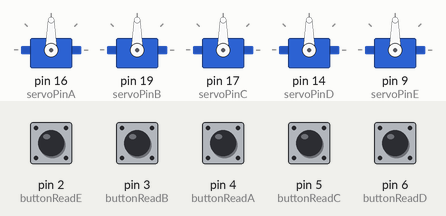
The sketch below on a simulated Arduino Uno, built with avr-gcc and run on an emulated ATmega328P. Parts: 5 × servo. Inputs (shaded band) come from the test bench; at power-on: pin 2 (buttonReadE), pin 3 (buttonReadB), pin 4 (buttonReadA), pin 5 (buttonReadC), pin 6 (buttonReadD) LOW. What the sketch prints to the serial monitor is not drawn.

Above: at 1.2 s.
1.3 s: pin 2 (buttonReadE) pulled HIGH for 0.15 s
At 4.0 s:
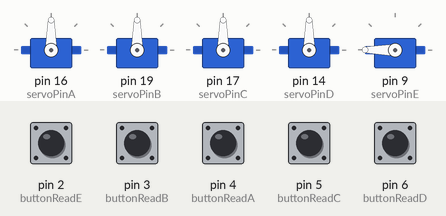
4.3 s: pin 4 (buttonReadA) pulled HIGH for 0.15 s
At 4.56 s:
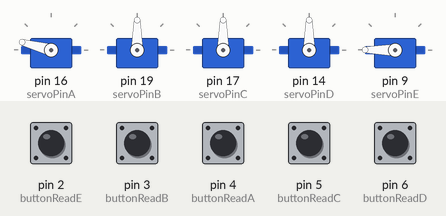
7.3 s: pin 3 (buttonReadB) pulled HIGH for 0.15 s
At 10.0 s:
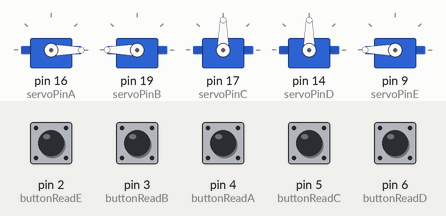
10.3 s: pin 5 (buttonReadC) pulled HIGH for 0.15 s
At 12.4 s:
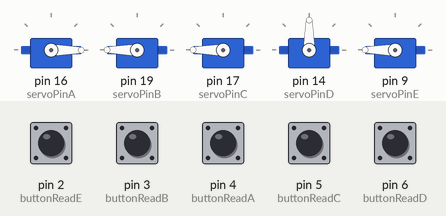
13.3 s: pin 6 (buttonReadD) pulled HIGH for 0.15 s
At 16.0 s:
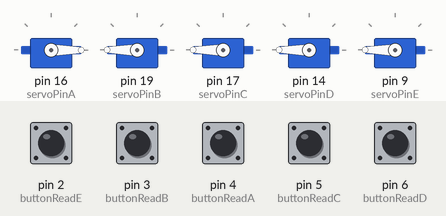
16.3 s: pin 2 (buttonReadE) pulled HIGH for 1 s
At 16.46 s:
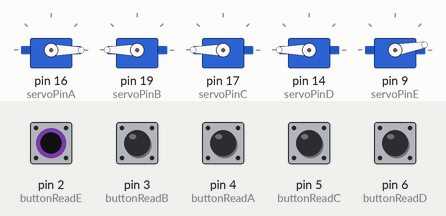
Timing chart, 0 to 20.3 s (numbered marks = the images above; inputs shaded):
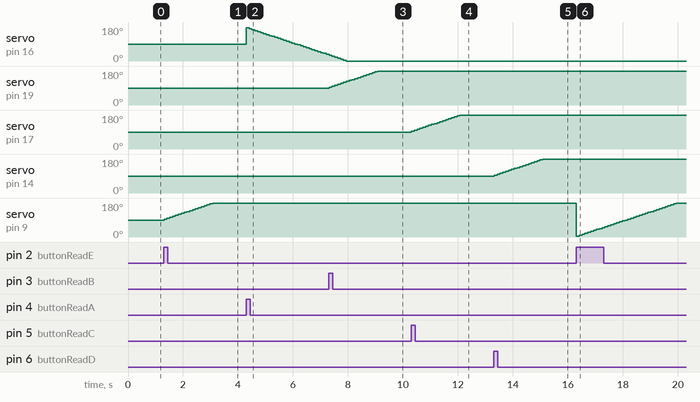

Measured:
- after the input at 1.3 s, servo on pin 9 (servoPinE): moves from 90° to 180° over 1.8 s, starting at once
- after the input at 4.3 s, servo on pin 16 (servoPinA): 90° → 175° at once, → 170° 0.10 s later, → 165° 0.10 s later, → 160° 0.10 s later, … (29 changes in this stretch)
- after the input at 7.3 s, servo on pin 19 (servoPinB): moves from 90° to 180° over 1.8 s, starting at once
- after the input at 10.3 s, servo on pin 17 (servoPinC): moves from 90° to 180° over 1.8 s, starting at once
- after the input at 13.3 s, servo on pin 14 (servoPinD): moves from 90° to 180° over 1.8 s, starting at once
- after the input at 16.3 s, servo on pin 9 (servoPinE): 180° → 5° at once, → 10° 0.10 s later, → 15° 0.10 s later, → 20° 0.10 s later, … (36 changes in this stretch)

The sketch:

servo.ino
```cpp
#include <Servo.h>

///////////////////servoA//////////////////////
Servo servoA;
int servoPinA = 16;
int buttonReadA = 4;

////////////////////servoB////////////////////
Servo servoB;
int servoPinB = 19; //~
int buttonReadB = 3;

////////////////////servoC////////////////////
Servo servoC;
int servoPinC = 17; //~
int buttonReadC = 5;

////////////////////servoD////////////////////
Servo servoD;
int servoPinD = 14; //~
int buttonReadD = 6;

///////////////////servoE////////////////////
Servo servoE;
int servoPinE = 9;
int buttonReadE = 2;


////////////////angleA+E/////////////
int angle = 90;   // initial angle  for servo
int angleStep = 5;
const int minAngle = 0;
const int maxAngle = 180;

////////////////angleB/////////////
int angleB = 90;   // initial angle  for servo
int angleStepB = 5;
const int minAngleB = 0;
const int maxAngleB = 180;

////////////////angleC/////////////
int angleC = 90;   // initial angle  for servo
int angleStepC = 5;
const int minAngleC = 0;
const int maxAngleC = 180;

////////////////angleD/////////////
int angleD = 90;   // initial angle  for servo
int angleStepD = 5;
const int minAngleD = 0;
const int maxAngleD = 180;


////////////clockA///////////
long previousTime = 0;
long intvTime = 100;

////////////clockB///////////
long previousTimeB = 0;
long intvTimeB = 100;

////////////clockC///////////
long previousTimeC = 0;
long intvTimeC = 100;

////////////clockD///////////
long previousTimeD = 0;
long intvTimeD = 100;


int buttonPushedA = 0;
int buttonPushedB = 0;
int buttonPushedC = 0;
int buttonPushedD = 0;
int buttonPushedE = 0;

/////////////////////////////////////

void setup() {

  Serial.begin(9600);          //  setup serial

  ////////////servoA
  servoA.attach(servoPinA);  // attaches the servo on pin 3 to the servo object
  pinMode(buttonReadA, INPUT);

  ////////////servoB
  servoB.attach(servoPinB);  // attaches the servo on pin 3 to the servo object
  pinMode(buttonReadB, INPUT);

  ////////////servoC
  servoC.attach(servoPinC);  // attaches the servo on pin 3 to the servo object
  pinMode(buttonReadC, INPUT);

  ////////////servoD
  servoD.attach(servoPinD);  // attaches the servo on pin 3 to the servo object
  pinMode(buttonReadD, INPUT);

  ////////////servoE
  servoE.attach(servoPinE);  // attaches the servo on pin 3 to the servo object
  pinMode(buttonReadE, INPUT);


  Serial.println("AND gate input received");
}

void loop() {

    Serial.print("A:");
    Serial.println(digitalRead(buttonReadA));
    Serial.print("B:");
    Serial.println(digitalRead(buttonReadB));
    Serial.print("C:");
    Serial.println(digitalRead(buttonReadC));
    Serial.print("D:");
    Serial.println(digitalRead(buttonReadD));
    Serial.print("E:");
    Serial.println(digitalRead(buttonReadE));


///////////////////A servo////////////////////////
  if (digitalRead(buttonReadA) == HIGH) {
    buttonPushedA = 1;
  }

  if ( buttonPushedA && millis() - previousTime >= intvTime) {
    // change the angle for next time through the loop:
    angle = angle + angleStep;

    // reverse the direction of the moving at the ends of the angle:
    if (angle <= minAngle || angle >= maxAngle) {
      angleStep = -angleStep;
      buttonPushedA = 0;
    }
    previousTime = millis();
    servoA.write(angle); // move the servo to desired angle

    }


///////////////////B servo////////////////////////
  if (digitalRead(buttonReadB) == HIGH) {
    buttonPushedB = 1;
  }

  if ( buttonPushedB && millis() - previousTimeB >= intvTimeB) {
    // change the angle for next time through the loop:
    angleB = angleB + angleStepB;

    // reverse the direction of the moving at the ends of the angle:
    if (angleB <= minAngleB || angleB >= maxAngleB) {
      angleStepB = -angleStepB;
      buttonPushedB = 0;
    }
    previousTimeB = millis();
    servoB.write(angleB); // move the servo to desired angle

    }


///////////////////C servo////////////////////////
  if (digitalRead(buttonReadC) == HIGH) {
    buttonPushedC = 1;
  }

  if ( buttonPushedC && millis() - previousTimeC >= intvTimeC) {
    // change the angle for next time through the loop:
    angleC = angleC + angleStepC;


    // reverse the direction of the moving at the ends of the angle:
    if (angleC <= minAngleC || angleC >= maxAngleC) {
      angleStepC = -angleStepC;
      buttonPushedC = 0;
    }
    previousTimeC = millis();
    servoC.write(angleC); // move the servo to desired angle

    }


///////////////////D servo////////////////////////
  if (digitalRead(buttonReadD) == HIGH) {
    buttonPushedD = 1;
  }

  if ( buttonPushedD && millis() - previousTimeD >= intvTimeD) {
    // change the angle for next time through the loop:
    angleD = angleD + angleStepD;

    // reverse the direction of the moving at the ends of the angle:
    if (angleD <= minAngleD || angleD >= maxAngleD) {
      angleStepD = -angleStepD;
      buttonPushedD = 0;
    }
    previousTimeD = millis();
    servoD.write(angleD); // move the servo to desired angle

    }


///////////////////E servo////////////////////////
  if (digitalRead(buttonReadE) == HIGH) {
    buttonPushedE = 1;
  }

  if ( buttonPushedE && millis() - previousTime >= intvTime) {
    // change the angle for next time through the loop:
    angle = angle + angleStep;

    // reverse the direction of the moving at the ends of the angle:
    if (angle <= minAngle || angle >= maxAngle) {
      angleStep = -angleStep;
      buttonPushedE = 0;
    }
    previousTime = millis();
    servoE.write(angle); // move the servo to desired angle

  }
}
```
